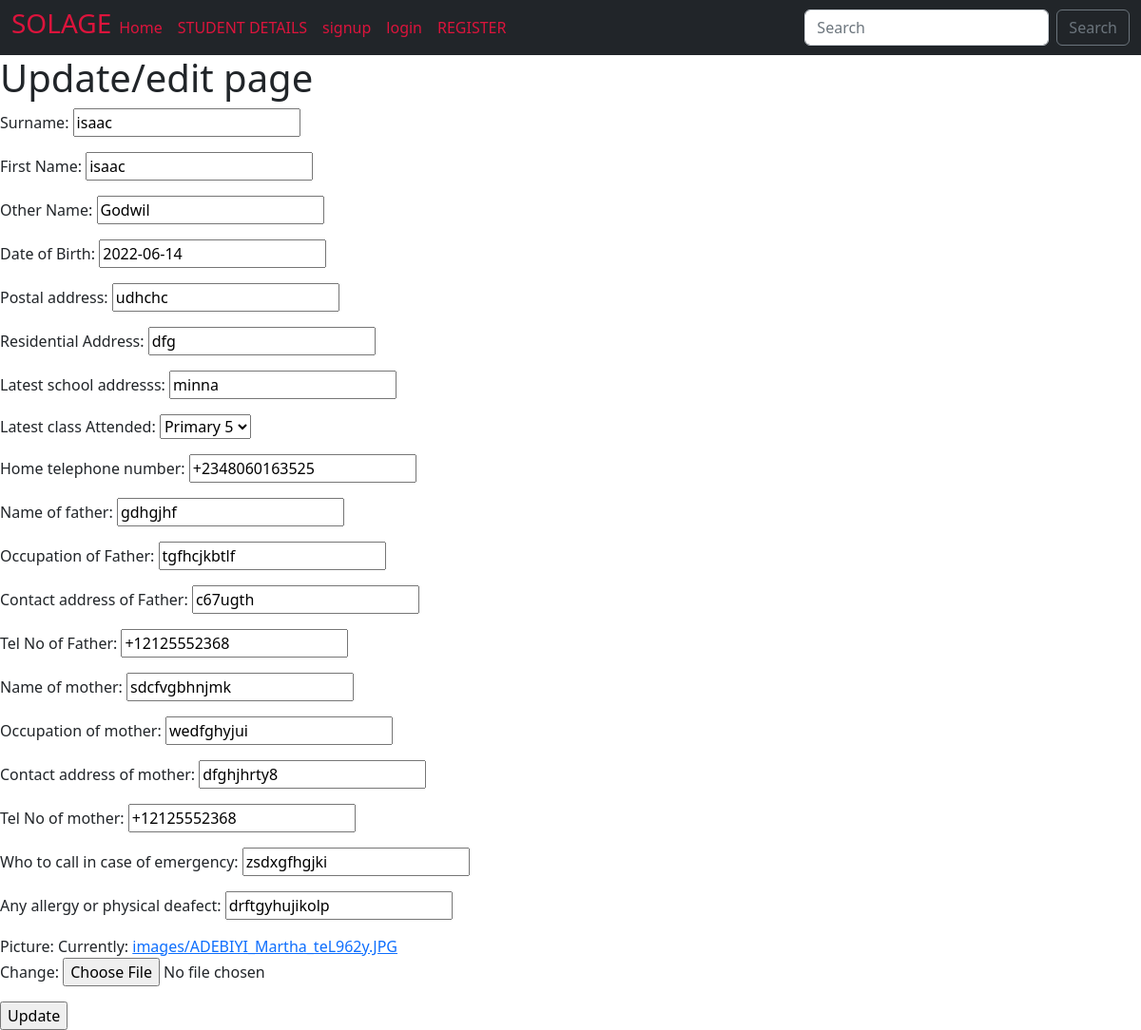
The app's page /update/1/ with its own data.
### school/models.py (models this page shows, shortened)
class School(models.Model):
    surname = models.CharField(max_length=20, blank=False, null=True)
    First_Name = models.CharField(max_length=20, blank=False, null=True)
    Other_Name = models.CharField(max_length=20, blank=False, null=True)
    Date_of_Birth = models.DateField()
    postal_address = models.CharField(max_length=50, blank=False, null=True)
    Residential_Address = models.CharField(max_length=50, blank=False, null=True)
    Latest_school_addresss = models.CharField(max_length=50, blank=False, null=True)
    Latest_class_Attended = models.CharField(max_length=20,choices=Classes,default="Nur1")
    Home_telephone_number = PhoneNumberField(blank=False, null=True)
    name_of_father = models.CharField(max_length=20, blank=False, null=True)
    Occupation_of_Father = models.CharField(max_length=20, blank=False, null=True)
    Contact_address_of_Father = models.CharField(max_length=20, blank=False, null=True)
    tel_No_of_Father = PhoneNumberField(blank=False, null=True)
    name_of_mother = models.CharField(max_length=20, blank=False, null=True)
    Occupation_of_mother = models.CharField(max_length=20, blank=False, null=True)
    Contact_address_of_mother = models.CharField(max_length=20, blank=False, null=True)
    tel_No_of_mother = PhoneNumberField(blank=False, null=True)
    who_to_call_in_case_of_emergency = models.CharField(max_length=20, blank=False, null=True)
    any_allergy_or_physical_deafect = models.CharField(max_length=20)
    picture = models.ImageField(upload_to="images/")

### school/views.py (the view)
# urls.py: path("update/<int:pk>/", Upate.as_view(), name="update")
class Upate(UpdateView):
    model = School
    template_name = "school/update.html"
    fields = "__all__"
    success_url = reverse_lazy("form")

### school/templates/school/update.html (shortened to what this page needs)
{% extends "base.html" %}
{% block content %}
<h1>Update/edit page</h1>
<form action="" method="post">
    {{ form.as_p }}
    <input type="submit" value="Update">
</form>
{% endblock content %}

### records on screen
School: surname "isaac", First_Name "isaac", Other_Name "Godwil", Date_of_Birth "2022-06-14", postal_address "udhchc", Residential_Address "dfg", Latest_school_addresss "minna", Latest_class_Attended "Primary 5", Home_telephone_number "+2348060163525", name_of_father "gdhgjhf", Occupation_of_Father "tgfhcjkbtlf", Contact_address_of_Father "c67ugth", tel_No_of_Father "+12125552368", name_of_mother "sdcfvgbhnjmk", Occupation_of_mother "wedfghyjui", Contact_address_of_mother "dfghjhrty8", tel_No_of_mother "+12125552368", who_to_call_in_case_of_emergency "zsdxgfhgjki", any_allergy_or_physical_deafect "drftgyhujikolp"
